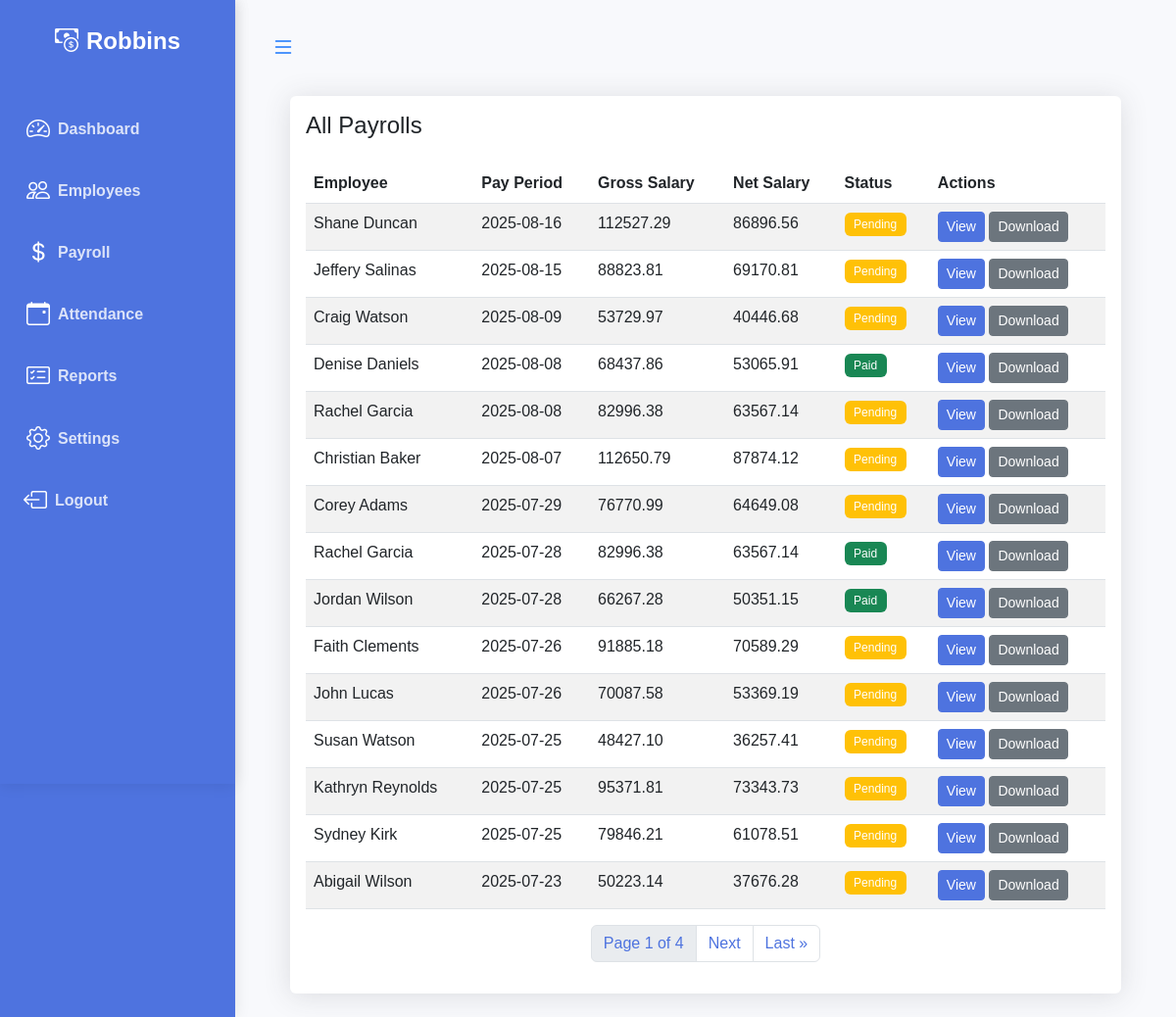
The page /payrolls/ (signed in) on the database its author committed.
### payroll/models.py (models this page shows, shortened)
class Company(models.Model):
    name = models.CharField(max_length=255)
    logo = models.ImageField(upload_to='logos/', null=True, blank=True)

class Payroll(models.Model):
    reference_id = models.CharField(
        max_length=50,  # Increased length to accommodate UUID
        unique=True,
        help_text="Unique reference ID for this payroll",
        editable=False  # Prevent manual editing
    )
    PAYMENT_STATUS_CHOICES = [
        ('paid', 'Paid'),
        ('pending', 'Pending'),
    ]
    employee = models.ForeignKey(Employee, on_delete=models.CASCADE, related_name='payrolls')
    pay_period = models.DateField(
        default=timezone.now,
        help_text="Period for which this payroll is generated"
    )
    gross_salary = models.DecimalField(max_digits=10, decimal_places=2)
    total_allowances = models.DecimalField(max_digits=10, decimal_places=2, default=0.00)
    total_deductions = models.DecimalField(max_digits=10, decimal_places=2, default=0.00)
    net_salary = models.DecimalField(max_digits=10, decimal_places=2)
    payment_status = models.CharField(
        max_length=20,
        choices=PAYMENT_STATUS_CHOICES,
        default='pending'
    )
    payment_date = models.DateField(blank=True, null=True)
    created_at = models.DateTimeField(auto_now_add=True)
    updated_at = models.DateTimeField(auto_now=True)
    tax_rate = models.DecimalField(max_digits=5, decimal_places=2, default=0)
    health_insurance = models.DecimalField(max_digits=10, decimal_places=2, default=0)
    retirement_rate = models.DecimalField(max_digits=5, decimal_places=2, default=0)
    tax_amount = models.DecimalField(max_digits=10, decimal_places=2, default=0)
    retirement_amount = models.DecimalField(max_digits=10, decimal_places=2, default=0)
    class Meta:
        ordering = ['-pay_period', 'employee__first_name']
        unique_together = ['employee', 'pay_period']

class Employee(models.Model):
    ACTIVE_STATUS = [
        ('active', 'Active'),
        ('on_leave', 'On Leave'),
        ('probation', 'Probation'),
    ]
    DEPARTMENT_CHOICES = [
        ('engineering', 'Engineering'),
        ('marketing', 'Marketing'),
        ('sales', 'Sales'),
        ('human_resource', 'Human Resource'),
        ('finance', 'Finance'),
        ('design', 'Design'),
    ]
    first_name = models.CharField(max_length=30)
    last_name = models.CharField(max_length=30)
    email = models.EmailField()
    phone_number = models.CharField(max_length=15, blank=True, null=True)
    hire_date = models.DateField()
    department = models.CharField(
        max_length=20,
        choices=DEPARTMENT_CHOICES,
        null=True,
        blank=True,
    )
    salary = models.DecimalField(max_digits=10, decimal_places=2)
    is_active = models.CharField(
        max_length=10,
        choices=ACTIVE_STATUS,
        default='active',
    )

### payroll/views.py (the view)
# urls.py: path('payrolls/', views.payroll_list, name='payroll_list'),
@login_required
def payroll_list(request):
    payrolls_list = Payroll.objects.all().order_by('-pay_period')
    paginator = Paginator(payrolls_list, 15)  # Show 15 payrolls per page
    page = request.GET.get('page')
    try:
        payrolls = paginator.page(page)
    except PageNotAnInteger:
        payrolls = paginator.page(1)
    except EmptyPage:
        payrolls = paginator.page(paginator.num_pages)
    context = {
        'payrolls': payrolls,
        'title': 'Payroll List'
    }
    return render(request, 'payroll/payroll_list.html', context)

### payroll/templatetags/company_tags.py (called while the page is built)
@register.simple_tag
def get_company_name():
    company = Company.objects.first()
    return company.name if company else "PayPulse"

### payroll/templates/payroll/payroll_list.html (shortened to what this page needs)
{% extends 'base.html' %}
{% load static %}
{% block content %}
<div class="container-fluid px-4">
    <div class="row mb-4">
        <div class="col-12">
            <div class="card border-0 shadow">
                <div class="card-body">
                    <h4 class="card-title mb-4">All Payrolls</h4>
                    <div class="table-responsive">
                        <table class="table table-striped">
                            <thead>
                                <tr>
                                    <th>Employee</th>
                                    <th>Pay Period</th>
                                    <th>Gross Salary</th>
                                    <th>Net Salary</th>
                                    <th>Status</th>
                                    <th>Actions</th>
                                </tr>
                            </thead>
                            <tbody>
                                {% for payroll in payrolls %}
                                    <tr>
                                        <td>{{ payroll.employee.first_name }} {{ payroll.employee.last_name }}</td>
                                        <td>{{ payroll.pay_period|date:"Y-m-d" }}</td>
                                        <td>{{ payroll.gross_salary }}</td>
                                        <td>{{ payroll.net_salary }}</td>
                                        <td>
                                            <span class="badge {% if payroll.payment_status == 'paid' %}bg-success{% else %}bg-warning{% endif %}">
                                                {{ payroll.get_payment_status_display }}
                                            </span>
                                        </td>
                                        <td>
                                            <a href="{% url 'payroll_detail' payroll.id %}" class="btn btn-sm btn-primary">View</a>
                                            <a href="{% url 'generate_payroll_pdf' payroll.id %}" class="btn btn-sm btn-secondary">Download</a>
                                        </td>
                                    </tr>
                                {% endfor %}
                            </tbody>
                        </table>
                    </div>
                    {% if payrolls.has_other_pages %}
                        <nav aria-label="Page navigation">
                            <ul class="pagination justify-content-center">
                                <li class="page-item disabled"><a class="page-link" href="#">Page {{ payrolls.number }} of {{ payrolls.paginator.num_pages }}</a></li>
                                {% if payrolls.has_next %}
                                    <li class="page-item"><a class="page-link" href="?page={{ payrolls.next_page_number }}">Next</a></li>
                                    <li class="page-item"><a class="page-link" href="?page={{ payrolls.paginator.num_pages }}">Last &raquo;</a></li>
                                {% endif %}
                            </ul>
                        </nav>
                    {% endif %}
                </div>
            </div>
        </div>
    </div>
</div>
{% endblock %}

### templates/sidebar.html (shortened to what this page needs)
{% load company_tags %}
<div class="bg-primary-dark" id="sidebar-wrapper">
      <div class="sidebar-heading text-center py-4 fs-4 fw-bold text-white">
        <i class="bi bi-cash-coin me-2"></i><span class="sidebar-label">{% get_company_name %}</span>
      </div>
      <div class="list-group list-group-flush my-3">
        <a href="{% url 'index'%}" class="list-group-item list-group-item-action bg-transparent second-text fw-bold {% if request.resolver_match.url_name == 'index' %}active{% endif %}">
          <i class="bi bi-speedometer2 me-2"></i><span class="sidebar-label">Dashboard</span>
        </a>
        <a href="{% url 'employee_list'%}" class="list-group-item list-group-item-action bg-transparent second-text fw-bold {% if request.resolver_match.url_name == 'employee_list' %}active{% endif %}">
          <i class="bi bi-people me-2"></i><span class="sidebar-label">Employees</span>
        </a>
        <a href="{% url 'payroll'%}" class="list-group-item list-group-item-action bg-transparent second-text fw-bold {% if request.resolver_match.url_name == 'payroll' %}active{% endif %}">
          <i class="bi bi-currency-dollar me-2"></i><span class="sidebar-label">Payroll</span>
        </a>
        <a href="#" class="list-group-item list-group-item-action bg-transparent second-text fw-bold">
          <i class="bi bi-calendar-event me-2"></i><span class="sidebar-label">Attendance</span>
        </a>
        <a href="{% url 'reports' %}" class="list-group-item list-group-item-action bg-transparent second-text fw-bold {% if request.resolver_match.url_name == 'reports' %}active{% endif %}">
          <i class="bi bi-card-checklist me-2"></i><span class="sidebar-label">Reports</span>
        </a>
        <a href="{% url 'company_settings' %}" class="list-group-item list-group-item-action bg-transparent second-text fw-bold {% if request.resolver_match.url_name == 'company_settings' %}active{% endif %}">
          <i class="bi bi-gear me-2"></i><span class="sidebar-label">Settings</span>
        </a>
        {% if user.is_authenticated %}
        <a href="#" onclick="event.preventDefault(); document.getElementById('logout-form').submit();" class="list-group-item list-group-item-action bg-transparent text-danger fw-bold border-0 w-100 text-start">
          <i class="bi bi-box-arrow-left me-2"></i><span class="sidebar-label">Logout</span>
        </a>
        {% else %}
        <a href="{% url 'login' %}" class="list-group-item list-group-item-action bg-transparent second-text fw-bold">
          <i class="bi bi-box-arrow-in-right me-2"></i><span class="sidebar-label">Login</span>
        </a>
        {% endif %}
      </div>
    </div>

### static/css/style.css (style rules this page uses)
:root { --primary-color: #4e73df;--secondary-color: #1cc88a;--danger-color: #e74a3b;--warning-color: #f6c23e;--info-color: #36b9cc;--dark-color: #5a5c69;--light-color: #f8f9fc;--border-color: #e3e6f0 }
* { margin:0;padding:0;box-sizing:border-box }
body { font-family:Nunito,sans-serif;background-color:#f8f9fc;color:#5a5c69;overflow-x:hidden }
#sidebar-wrapper { min-height:100vh;width:250px;flex-shrink: 0;margin-left:0;transition:margin .25s ease-out;background-color:var(--primary-color) }
#sidebar-wrapper .sidebar-heading { padding:.875rem 1.25rem;font-size:1.2rem }
#sidebar-wrapper .list-group { width:15rem }
.list-group-item { border:none;padding:.85rem 1.5rem;color:#fffc!important }
.bg-primary-dark { background-color:var(--primary-color) }
.second-text { color:#fffc }
.btn-primary { background-color:var(--primary-color);border-color:var(--primary-color) }
.shadow { box-shadow:0 .15rem 1.75rem #3a3b4526!important }
.pagination .page-link { color:var(--primary-color) }
.badge { padding:.5em .8em;font-weight:500;font-size:.75em }

### static/css/responsive.css (style rules this page uses)
@media (min-width: 768px) { #sidebar-wrapper { margin-left: 0; } }
@media (min-width: 1200px) { .container-fluid { padding-left: 2rem; padding-right: 2rem; } }
.sidebar .list-group-item { border-left: 3px solid transparent; transition: all 0.2s ease; }

### templates/base.html (style rules this page uses)
#sidebar-wrapper { width: 15rem; min-width: 15rem; max-width: 15rem; min-height: 100vh; background: #4e73df; box-shadow: 0 0 15px rgba(0,0,0,0.1); transition: all 0.3s cubic-bezier(.4,0,.2,1); z-index: 1001; }
#sidebar-wrapper .list-group-item { white-space: nowrap; overflow: hidden; text-overflow: ellipsis; transition: padding 0.2s, text-align 0.2s; display: flex; align-items: center; }
#sidebar-wrapper .list-group-item i { color: #fff !important; font-size: 1.5rem; margin-right: 0.5rem; transition: margin 0.2s; }
.sidebar .list-group-item { color: rgba(255, 255, 255, 0.8) !important; background-color: transparent; }
#sidebar-wrapper .list-group-item i { color: #fff !important; }

### rows shown on the page
Company: name "Robbins"
Payroll: employee.first_name "Shane", employee.last_name "Duncan", pay_period "2025-08-16", gross_salary "112527.29", net_salary "86896.56", payment_status "Pending"
Payroll: employee.first_name "Jeffery", employee.last_name "Salinas", pay_period "2025-08-15", gross_salary "88823.81", net_salary "69170.81", payment_status "Pending"
Payroll: employee.first_name "Craig", employee.last_name "Watson", pay_period "2025-08-09", gross_salary "53729.97", net_salary "40446.68", payment_status "Pending"
Payroll: employee.first_name "Denise", employee.last_name "Daniels", pay_period "2025-08-08", gross_salary "68437.86", net_salary "53065.91", payment_status "Paid"
Payroll: employee.first_name "Rachel", employee.last_name "Garcia", pay_period "2025-08-08", gross_salary "82996.38", net_salary "63567.14", payment_status "Pending"
Payroll: employee.first_name "Christian", employee.last_name "Baker", pay_period "2025-08-07", gross_salary "112650.79", net_salary "87874.12", payment_status "Pending"
Payroll: employee.first_name "Corey", employee.last_name "Adams", pay_period "2025-07-29", gross_salary "76770.99", net_salary "64649.08", payment_status "Pending"
Payroll: employee.first_name "Rachel", employee.last_name "Garcia", pay_period "2025-07-28", gross_salary "82996.38", net_salary "63567.14", payment_status "Paid"
Payroll: employee.first_name "Jordan", employee.last_name "Wilson", pay_period "2025-07-28", gross_salary "66267.28", net_salary "50351.15", payment_status "Paid"
Payroll: employee.first_name "Faith", employee.last_name "Clements", pay_period "2025-07-26", gross_salary "91885.18", net_salary "70589.29", payment_status "Pending"
Payroll: employee.first_name "John", employee.last_name "Lucas", pay_period "2025-07-26", gross_salary "70087.58", net_salary "53369.19", payment_status "Pending"
Payroll: employee.first_name "Susan", employee.last_name "Watson", pay_period "2025-07-25", gross_salary "48427.10", net_salary "36257.41", payment_status "Pending"
Payroll: employee.first_name "Kathryn", employee.last_name "Reynolds", pay_period "2025-07-25", gross_salary "95371.81", net_salary "73343.73", payment_status "Pending"
Payroll: employee.first_name "Sydney", employee.last_name "Kirk", pay_period "2025-07-25", gross_salary "79846.21", net_salary "61078.51", payment_status "Pending"
Payroll: employee.first_name "Abigail", employee.last_name "Wilson", pay_period "2025-07-23", gross_salary "50223.14", net_salary "37676.28", payment_status "Pending"

### other values the page prints
{{ payrolls.number }} "1"
{{ payrolls.paginator.num_pages }} "4"
